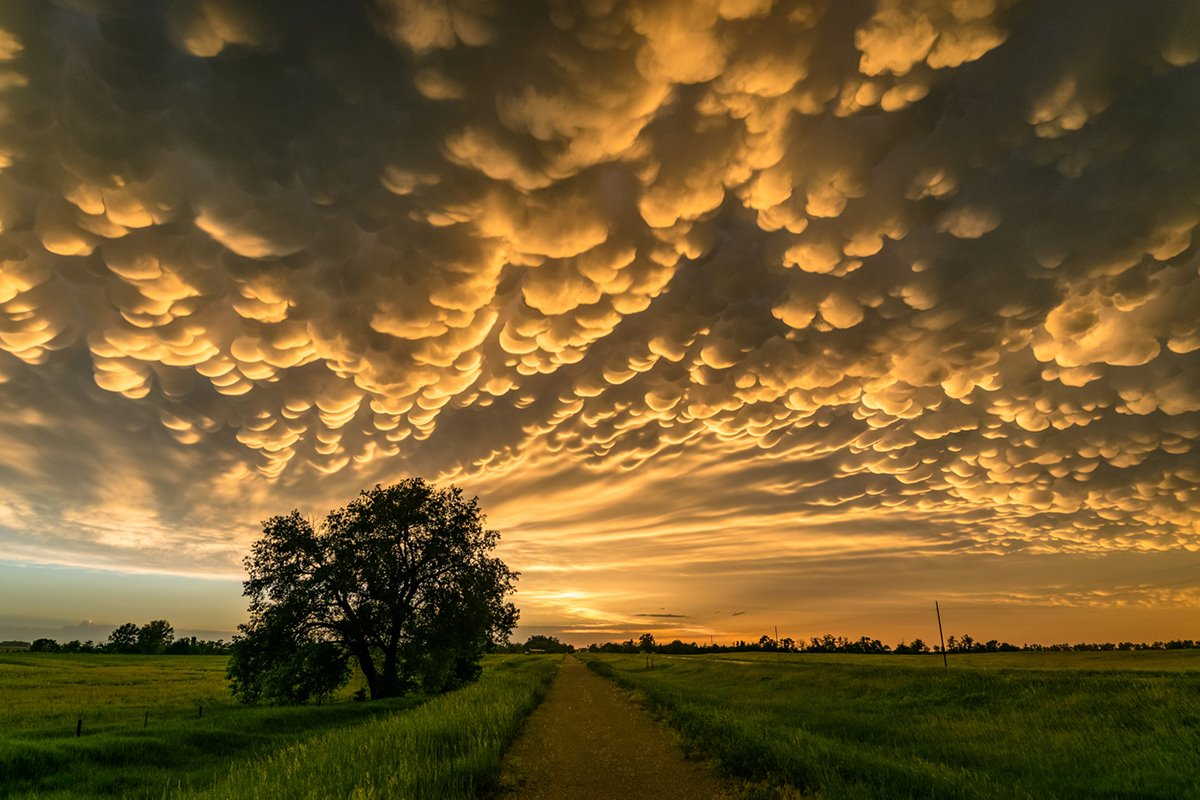
#> input picture Nubes_jpg/nueva_nube.jpg, 1200 x 800 px, given as the content of the folder /content/dataset, which was not available
$ jupyter execute --allow-errors EvidenciaIII_FINAL_CCSN_a_YOLO.ipynb   (shell and % lines are left out)   (text cells are left out)
#> lines starting #> are read from the running program, lines starting #| are printed output that depends on the picture; pictures that were not available may be replaced by others from this repository, and a replacement may not be noted
[cell 1]
# kaggle  → descarga del dataset
# !pip install -q ultralytics dependencia oficial de YOLOv8
# todo lo demás ya viene en Colab (tensorflow, numpy, matplotlib, PIL)


import tensorflow as tf
import numpy as np
import matplotlib.pyplot as plt
import matplotlib.gridspec as gridspec
from pathlib import Path
from PIL import Image
import os, zipfile, json
from collections import Counter
import kagglehub
from tensorflow.keras.models import Sequential
from tensorflow.keras.layers import Dense, Dropout, Activation, Flatten, Conv2D, MaxPooling2D
import os, zipfile, json
import cv2  # <--- Agregado para procesamiento digital clásico (OpenCV)
from collections import Counter

# Importar MobileNetV2
from tensorflow.keras.applications import MobileNetV2
from tensorflow.keras.layers import GlobalAveragePooling2D

print(f'✓ TensorFlow: {tf.__version__}')
print(f'✓ GPU disponible: {tf.config.list_physical_devices("GPU")}')
#> (this line was passed over: tensorflow is not available in this run)
print('✓ Dependencias listas')

[cell 2]
# 1 # Montar Google Drive, copiar y descomprimir dataset YOLO

from google.colab import drive
import os, zipfile, shutil

# --- Montar Google Drive ---
drive.mount('/content/drive', force_remount=True)

# --- RUTAS ---
FILE_ID     = '1w3gw8YdjQifTty0y2OBC0fMWbN6dr4gQ'
ZIP_NAME    = 'cloud.v3i.yolov8.zip'
LOCAL_ZIP   = f'/content/{ZIP_NAME}'
EXTRACT_DIR = '/content/dataset'

# --- Descargar el ZIP por ID ---
if not os.path.exists(LOCAL_ZIP):
    print("📦 Descargando ZIP desde Drive por ID...")
    !pip install gdown -q
    !gdown {FILE_ID} --output {LOCAL_ZIP}
    print("✅ Descarga completada.")
else:
    print("✅ ZIP ya existe en /content, omitiendo descarga.")

# --- Descomprimir ---
#> (the rest of this cell did not finish here and is left out)

[cell 3]
import os

# Verificar qué subcarpetas generó la descompresión (ej. train, valid, test)
subcarpetas = [f for f in os.listdir(EXTRACT_DIR) if os.path.isdir(os.path.join(EXTRACT_DIR, f))]
print(f"Subcarpetas encontradas en el dataset: {subcarpetas}")

# Definimos la ruta de las imágenes de entrenamiento (ajustar si los nombres varían)
# Comúnmente YOLO usa: dataset/train/images
TRAIN_IMAGES_DIR = os.path.join(EXTRACT_DIR, 'train', 'images')

if os.path.exists(TRAIN_IMAGES_DIR):
    total_imgs = len(os.listdir(TRAIN_IMAGES_DIR))
    print(f"✓ Ruta de imágenes de entrenamiento localizada: {TRAIN_IMAGES_DIR}")
    print(f"✓ Total de imágenes para procesar: {total_imgs}")
else:
    # Si la estructura es directa sin subcarpetas 'images', usamos la raíz
    TRAIN_IMAGES_DIR = os.path.join(EXTRACT_DIR, 'train')
    print(f"⚠️ Estructura simplificada. Ruta asignada: {TRAIN_IMAGES_DIR}")

[cell 4]
import cv2
import numpy as np
import matplotlib.pyplot as plt
import random

# 1. Seleccionar una imagen al azar del directorio de entrenamiento
lista_imagenes = [f for f in os.listdir(TRAIN_IMAGES_DIR) if f.lower().endswith(('.jpg', '.jpeg', '.png'))]
imagen_aleatoria = random.choice(lista_imagenes)
ruta_completa = os.path.join(TRAIN_IMAGES_DIR, imagen_aleatoria)

# 2. Cargar la imagen original (OpenCV lee en BGR, lo convertimos a RGB)
img_bgr = cv2.imread(ruta_completa)
#> img_bgr is the input picture: shape (800, 1200, 3); mean B, G, R 44.8, 89.2, 114.4
img_rgb = cv2.cvtColor(img_bgr, cv2.COLOR_BGR2RGB)

# 3. Preprocesamiento: Conversión a Escala de Grises
img_gray = cv2.cvtColor(img_bgr, cv2.COLOR_BGR2GRAY)
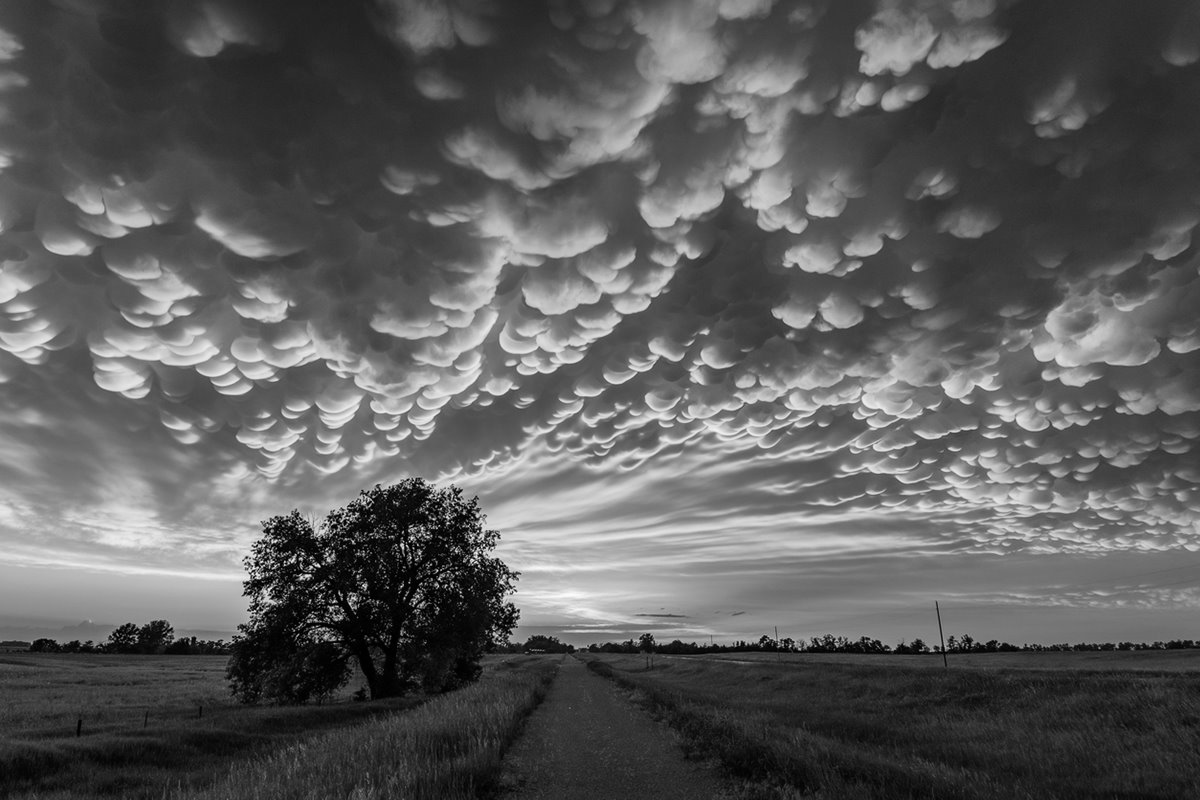
#> img_gray: shape (800, 1200); min 0, max 252, mean 91.7

# 4. Mejora de Contraste: Ecualización de Histograma (Ideal para resaltar nubes)
img_equalized = cv2.equalizeHist(img_gray)
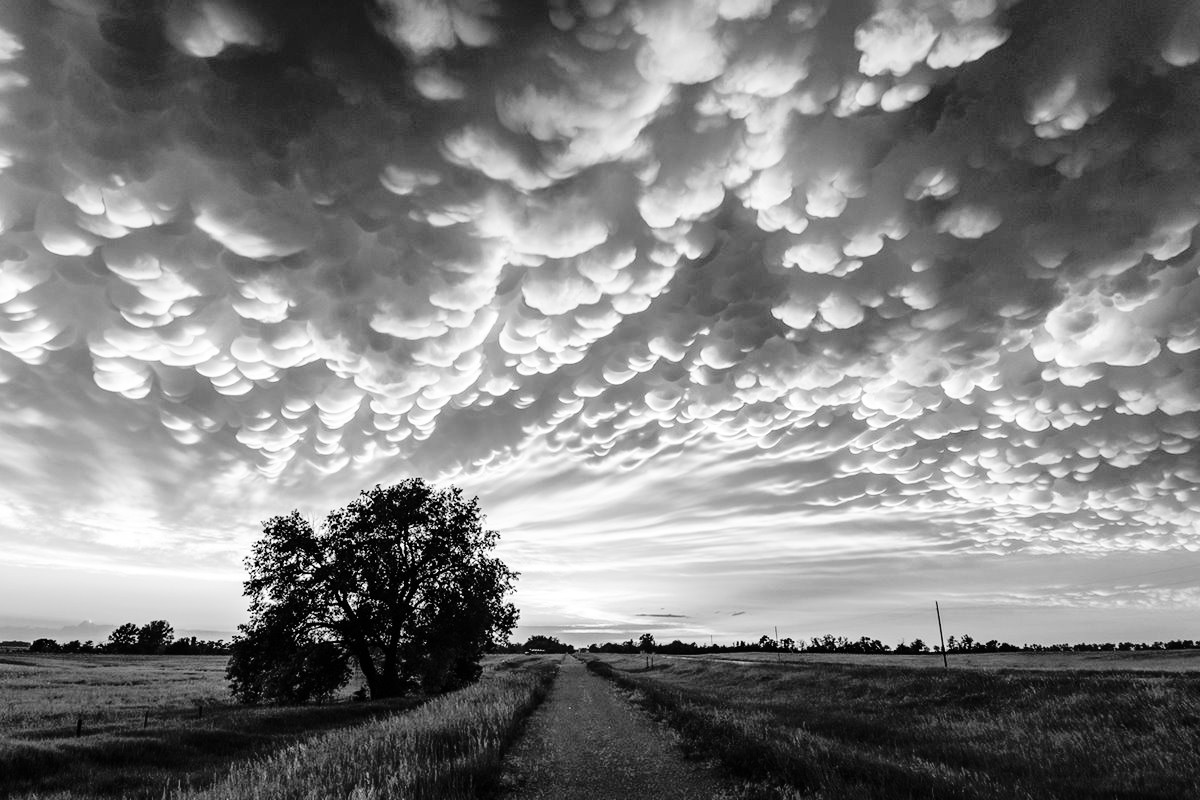
#> img_equalized: shape (800, 1200); min 0, max 255, mean 128.2

# 5. Segmentación / Detección de Bordes: Algoritmo de Canny
# Filtramos el ruido con un desenfoque Gaussiano antes de detectar bordes
img_blur = cv2.GaussianBlur(img_equalized, (5, 5), 0)
bordes_canny = cv2.Canny(img_blur, threshold1=50, threshold2=150)
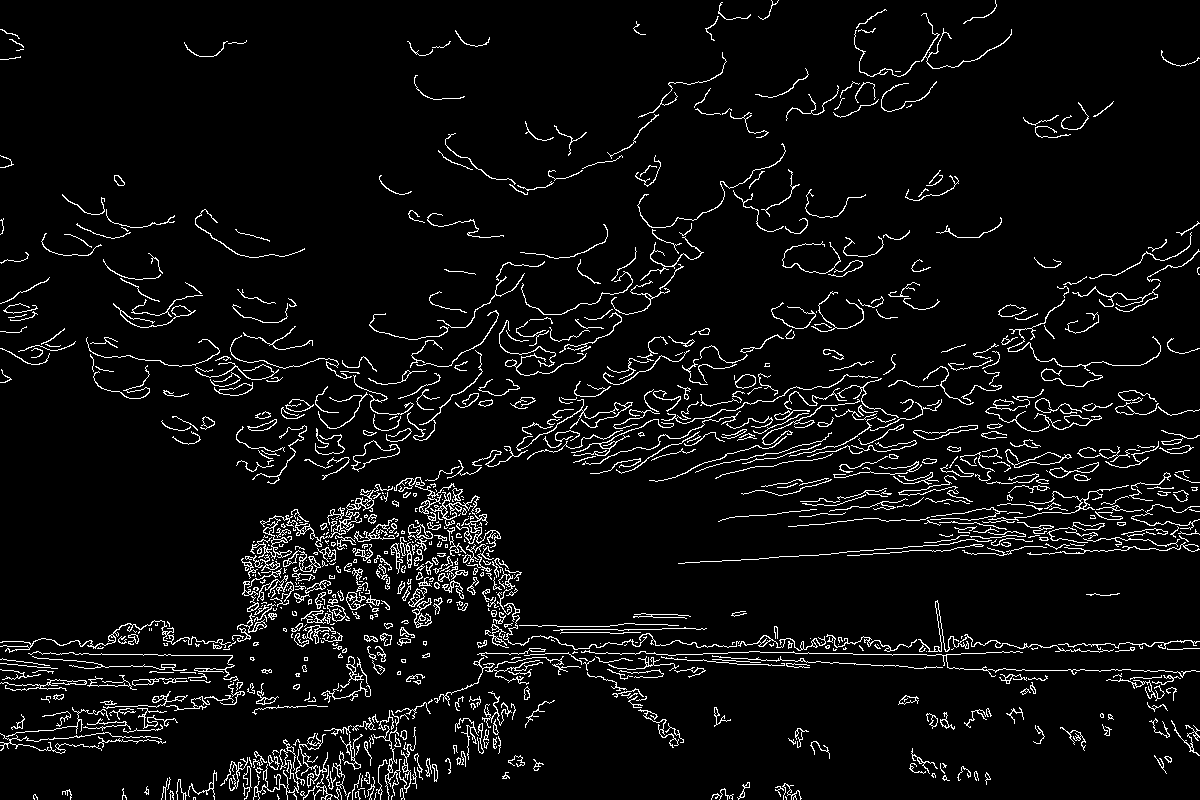
#> bordes_canny: shape (800, 1200); 5.6% white in thin lines or dots

# 6. Gráfica de control visual para la entrega de la Evidencia
plt.figure(figsize=(15, 10))

plt.subplot(2, 2, 1)
plt.imshow(img_rgb)
plt.title(f"1. Imagen Original (YOLO v3i)\n{imagen_aleatoria}", fontsize=12, fontweight='bold')
plt.axis('off')

plt.subplot(2, 2, 2)
plt.imshow(img_gray, cmap='gray')
plt.title("2. Escala de Grises", fontsize=12, fontweight='bold')
plt.axis('off')

plt.subplot(2, 2, 3)
plt.imshow(img_equalized, cmap='gray')
plt.title("3. Histograma Ecualizado\n(Realce de texturas de nubes)", fontsize=12, fontweight='bold')
plt.axis('off')

plt.subplot(2, 2, 4)
plt.imshow(bordes_canny, cmap='gray')
plt.title("4. Detección de Bordes (Canny)\n(Segmentación de capas nubosas)", fontsize=12, fontweight='bold')
plt.axis('off')

plt.suptitle("Pipeline de Procesamiento Digital de Imágenes - Grupo VisioNet", fontsize=16, fontweight='bold', y=0.98)
plt.tight_layout()
plt.show()
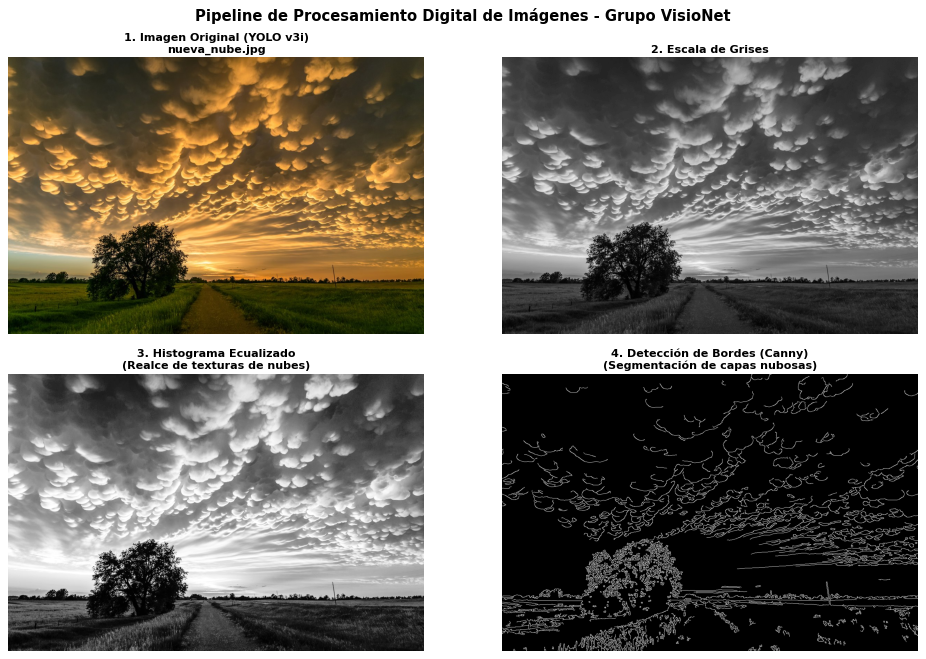
#> figure drawn by matplotlib, 4 panels

[cell 5]
import cv2
import numpy as np
import matplotlib.pyplot as plt
import os
import random
import yaml

# Asegurar definición del directorio raíz
DATASET_DIR = '/content/dataset'
TRAIN_IMAGES_DIR = os.path.join(DATASET_DIR, 'train', 'images')
TRAIN_LABELS_DIR = os.path.join(DATASET_DIR, 'train', 'labels')
YAML_PATH = os.path.join(DATASET_DIR, 'data.yaml')

#> (the rest of this cell did not finish here and is left out)

[cell 6]
# ==============================================================================
# PASO 3.1: ENTRENAMIENTO ACELERADO POR HARDWARE (GPU T4 ACTIVADA)
# ==============================================================================
from ultralytics import YOLO
import os

# --- CONTROL DE INFRAESTRUCTURA (Aseguramos que no se oculte la GPU) ---
if 'CUDA_VISIBLE_DEVICES' in os.environ:
    del os.environ['CUDA_VISIBLE_DEVICES']

# 1. Inicializamos YOLOv8 nano para transferencia de aprendizaje
#> (the rest of this cell did not finish here and is left out)

[cell 7]
import cv2
import matplotlib.pyplot as plt
from ultralytics import YOLO
import os
from google.colab import files  # Interfaz nativa para interactuar con la PC local

# Ensure ultralytics is installed

# ==============================================================================
# 1. CARGAR EL MODELO YOLOv8
# ==============================================================================
#> (the rest of this cell did not finish here and is left out)

[cell 8]
# Guardar los mejores pesos en el Drive para no perder el entrenamiento
import shutil
import os

ruta_origen = '/content/runs/detect/train/weights/best.pt'
carpeta_destino_drive = '/content/drive/MyDrive/CDDEIA - ISPC/2026/1er Cuatrimestre/Procesamiento de IMAGENES_Pesos/'

# Crear la carpeta en tu Drive si no existe
os.makedirs(carpeta_destino_drive, exist_ok=True)

if os.path.exists(ruta_origen):
    shutil.copy(ruta_origen, os.path.join(carpeta_destino_drive, 'best_nubes_yolov8.pt'))
    print("💾 ¡Pesos exportados con éxito a tu Google Drive! Quedaron respaldados como 'best_nubes_yolov8.pt'.")
else:
    print("❌ No se encontraron los pesos para exportar. Verifica si el entrenamiento corrió correctamente.")

[cell 9]
# ==============================================================================
# CONFIGURACIÓN DEL TÚNEL DE ACCESO PÚBLICO (pyngrok)
# DESCRIPCIÓN: Expone el puerto local de Streamlit a una URL pública externa.
# ==============================================================================

from pyngrok import ngrok

# 1. Autenticación con el servicio de ngrok

# Introduce tu Authtoken de Ngrok aquí
NGROK_TOKEN = "3EpiXCtaXTllFyh4zjTBE7ucg6p_5LuWzJzwoG4dd9LB78HCy"
ngrok.set_auth_token(NGROK_TOKEN)
#> (this line was passed over: pyngrok is not available in this run)
